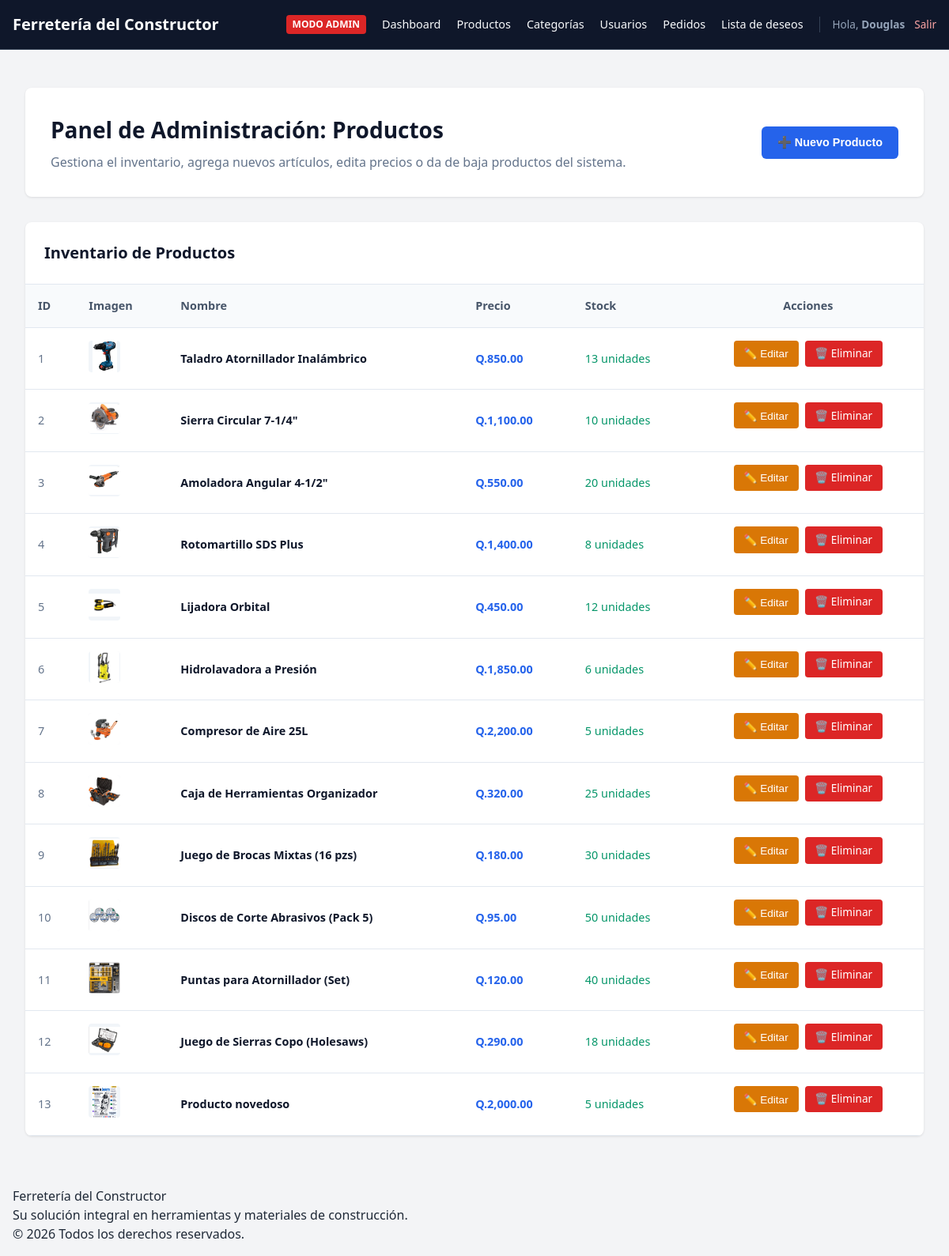
Page /views/admin/productos.php (signed in) on the committed database.
### tables this page shows
CREATE TABLE `productos` (
  `id_producto` int(11) NOT NULL,
  `id_categoria` int(11) NOT NULL,
  `nombre` varchar(150) NOT NULL,
  `descripcion` text NOT NULL,
  `precio` decimal(10,2) NOT NULL,
  `cantidad` int(11) NOT NULL,
  `imagen` varchar(255) NOT NULL,
  `estado` tinyint(1) DEFAULT 1
);

### controllers/ProductosController.php (called while the page is built, shortened)
<?php
include_once __DIR__ . '/../config/Database.php';
include_once __DIR__ . '/../models/Producto.php';
class ProductosController {
    private $productoModel;
    public function __construct() {
        $database = new Database();
        $this->db = $database->getConnection();
        $this->productoModel = new Producto($this->db);
    }
    public function listarProductos() {
        return $this->productoModel->leerTodos();
    }
}
?>

### config/Database.php (called while the page is built, shortened)
<?php
class Database {
    private $host = "localhost";
    private $db_name = "ferreteria_constructor";
    private $username = "root";
    private $password = "";
    public function getConnection() {
        $this->conn = null;
        try {
            $this->conn = new PDO(
                "mysql:host=" . $this->host . ";dbname=" . $this->db_name . ";charset=utf8mb4",
                $this->username,
                $this->password
            );
            $this->conn->setAttribute(PDO::ATTR_ERRMODE, PDO::ERRMODE_EXCEPTION);
            $this->conn->setAttribute(PDO::ATTR_DEFAULT_FETCH_MODE, PDO::FETCH_ASSOC);
        } catch(PDOException $exception) {
            echo "Error de conexión: " . $exception->getMessage();
        }
        return $this->conn;
    }
}
?>

### models/Producto.php (called while the page is built, shortened)
<?php
require_once __DIR__ . '/../config/Database.php';
class Producto {
    private $conn;
    private $table = "productos";
    public function __construct($dbConexion = null) {
        if ($dbConexion instanceof PDO) {
            $this->conn = $dbConexion;
        } else {
            $database = new Database();
            $this->conn = $database->getConnection();
        }
    }
    public function leerTodos() {
        try {
            $query = "SELECT p.*, c.descripcion as categoria FROM " . $this->table . " p
                      JOIN categorias c ON p.id_categoria = c.id_categoria WHERE p.estado = 1";
            $stmt = $this->conn->prepare($query);
            $stmt->execute();
            return $stmt->fetchAll(PDO::FETCH_ASSOC);
        } catch (PDOException $e) {
            error_log("Error al leer productos: " . $e->getMessage());
            return [];
        }
    }
}
?>

### views/admin/productos.php (the view, shortened to what this page needs)
<?php
require_once __DIR__ . '/../../config/Database.php';
require_once __DIR__ . '/../../controllers/ProductosController.php';
$productosController = new ProductosController();
try {
    $productos = $productosController->listarProductos() ?? [];
} catch (Exception $e) {
    $categorias = [];
    $productos = [];
}
include_once __DIR__ . '/../layouts/header.php';
?>
<div class="admin-dashboard" style="max-width: 1200px; margin: 0 auto; padding: 1rem;">
    <div style="background: white; padding: 2rem; border-radius: 8px; box-shadow: 0 1px 3px rgba(0,0,0,0.1); margin-bottom: 2rem; display: flex; justify-content: space-between; align-items: center; flex-wrap: wrap; gap: 1rem;">
        <div>
            <h1 style="color: #0f172a; margin: 0 0 0.5rem 0; font-size: 1.75rem;">Panel de Administración: Productos</h1>
            <p style="color: #64748b; margin: 0;">Gestiona el inventario, agrega nuevos artículos, edita precios o da de baja productos del sistema.</p>
        </div>
        <button type="button" onclick="toggleFormularioNuevo()" style="padding: 0.75rem 1.25rem; background: #2563eb; color: white; border: none; border-radius: 6px; cursor: pointer; font-weight: 600; font-size: 0.9rem;">
            ➕ Nuevo Producto
        </button>
    </div>
    <div style="background: white; border-radius: 8px; box-shadow: 0 1px 3px rgba(0,0,0,0.1); overflow: hidden;">
        <div style="padding: 1.5rem; border-bottom: 1px solid #e2e8f0;">
            <h2 style="margin: 0; font-size: 1.25rem; color: #0f172a;">Inventario de Productos</h2>
        </div>
        <?php if (!empty($productos)): ?>
            <div style="overflow-x: auto;">
                <table style="width: 100%; border-collapse: collapse; text-align: left; font-size: 0.9rem;">
                    <thead>
                        <tr style="background: #f8fafc; color: #475569; border-bottom: 1px solid #e2e8f0;">
                            <th style="padding: 1rem;">ID</th>
                            <th style="padding: 1rem;">Imagen</th>
                            <th style="padding: 1rem;">Nombre</th>
                            <th style="padding: 1rem;">Precio</th>
                            <th style="padding: 1rem;">Stock</th>
                            <th style="padding: 1rem; text-align: center;">Acciones</th>
                        </tr>
                    </thead>
                    <tbody>
                        <?php foreach ($productos as $prod): ?>
                            <tr style="border-bottom: 1px solid #e2e8f0;">
                                <td style="padding: 1rem; color: #64748b;"><?= $prod['id_producto']; ?></td>
                                <td style="padding: 1rem;">
                                    <?php if (!empty($prod['imagen'])): ?>
                                        <img src="<?= BASE_URL; ?>assets/imgs/<?= htmlspecialchars($prod['imagen']); ?>" alt="" style="width: 40px; height: 40px; object-fit: contain; background: #f1f5f9; border-radius: 4px;">
                                    <?php else: ?>
                                        <span style="color: #94a3b8; font-size: 0.75rem;">N/D</span>
                                    <?php endif; ?>
                                </td>
                                <td style="padding: 1rem; font-weight: 600; color: #0f172a;"><?= htmlspecialchars($prod['nombre']); ?></td>
                                <td style="padding: 1rem; color: #2563eb; font-weight: bold;">Q.<?= number_format($prod['precio'], 2); ?></td>
                                <td style="padding: 1rem; color: <?= $prod['cantidad'] > 0 ? '#059669' : '#dc2626'; ?>; font-weight: 500;">
                                    <?= $prod['cantidad']; ?> unidades
                                </td>
                                <td style="padding: 1rem; text-align: center; display: flex; justify-content: center; gap: 0.5rem;">
                                    <button type="button"
                                            onclick='abrirModalEditar(<?= json_encode($prod); ?>)'
                                            style="padding: 0.4rem 0.8rem; background: #d97706; color: white; border: none; border-radius: 4px; cursor: pointer; font-size: 0.85rem;" title="Editar">
                                        ✏️ Editar
                                    </button>
                                    <a href="<?= BASE_URL; ?>views/admin/productos.php?accion=eliminar&id=<?= $prod['id_producto']; ?>"
                                       onclick="return confirm('¿Estás seguro de eliminar este producto?');"
                                       style="padding: 0.4rem 0.8rem; background: #dc2626; color: white; border-radius: 4px; text-decoration: none; font-size: 0.85rem;" title="Eliminar">
                                        🗑️ Eliminar
                                    </a>
                                </td>
                            </tr>
                        <?php endforeach; ?>
                    </tbody>
                </table>
            </div>
        <?php else: ?>
            <div style="padding: 3rem; text-align: center; color: #64748b;">
                No hay productos registrados en el sistema actualmente.
            </div>
        <?php endif; ?>
    </div>
</div>
<?php
include_once __DIR__ . '/../layouts/footer.php';
?>

### assets/css/styles.css (style rules this page uses)
:root { --primary: #d97706; --primary-dark: #b45309; --dark: #1f2937; --light: #f3f4f6; --white: #ffffff; --gray: #9ca3af; --danger: #ef4444; --success: #10b981; --font-sans: system-ui, -apple-system, BlinkMacSystemFont, "Segoe UI", Roboto, sans-serif; }
* { box-sizing: border-box; margin: 0; padding: 0; }
body { font-family: var(--font-sans); background-color: var(--light); color: var(--dark); line-height: 1.5; }

### rows in the picture
productos: id_producto "1", imagen (picture), nombre "Taladro Atornillador Inalámbrico", precio "850.00", cantidad "13"
productos: id_producto "2", imagen (picture), nombre "Sierra Circular 7-1/4\"", precio "1,100.00", cantidad "10"
productos: id_producto "3", imagen (picture), nombre "Amoladora Angular 4-1/2\"", precio "550.00", cantidad "20"
productos: id_producto "4", imagen (picture), nombre "Rotomartillo SDS Plus", precio "1,400.00", cantidad "8"
productos: id_producto "5", imagen (picture), nombre "Lijadora Orbital", precio "450.00", cantidad "12"
productos: id_producto "6", imagen (picture), nombre "Hidrolavadora a Presión", precio "1,850.00", cantidad "6"
productos: id_producto "7", imagen (picture), nombre "Compresor de Aire 25L", precio "2,200.00", cantidad "5"
productos: id_producto "8", imagen (picture), nombre "Caja de Herramientas Organizador", precio "320.00", cantidad "25"
productos: id_producto "9", imagen (picture), nombre "Juego de Brocas Mixtas (16 pzs)", precio "180.00", cantidad "30"
productos: id_producto "10", imagen (picture), nombre "Discos de Corte Abrasivos (Pack 5)", precio "95.00", cantidad "50"
productos: id_producto "11", imagen (picture), nombre "Puntas para Atornillador (Set)", precio "120.00", cantidad "40"
productos: id_producto "12", imagen (picture), nombre "Juego de Sierras Copo (Holesaws)", precio "290.00", cantidad "18"
productos: id_producto "13", imagen (picture), nombre "Producto novedoso", precio "2,000.00", cantidad "5"

### other values in the picture
$_SESSION['usuario'] "Douglas"
